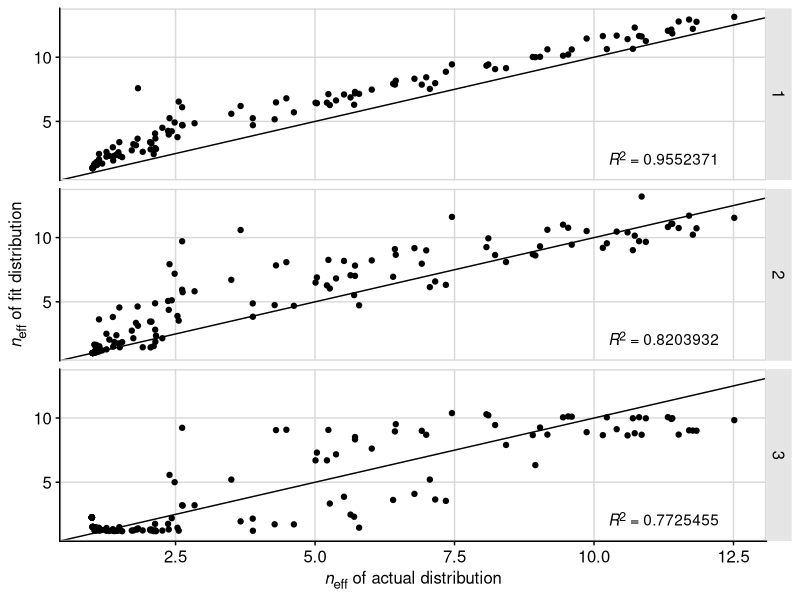
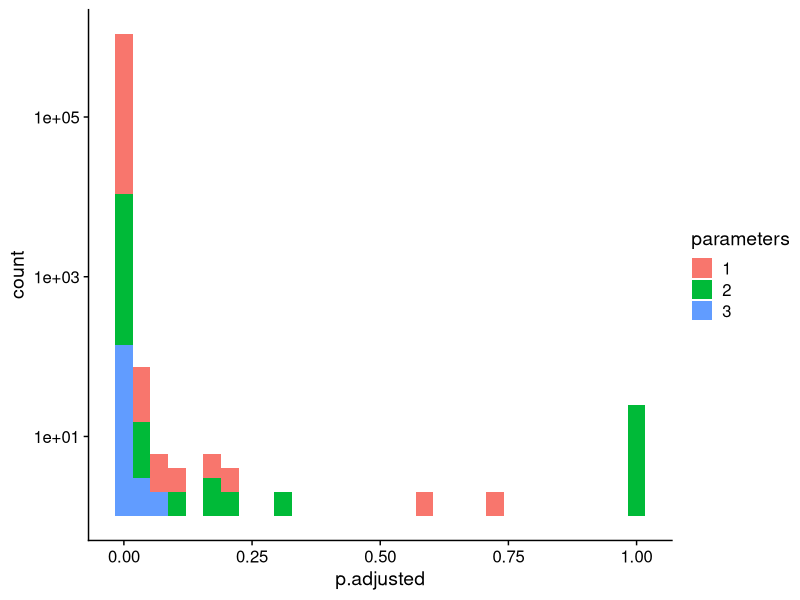
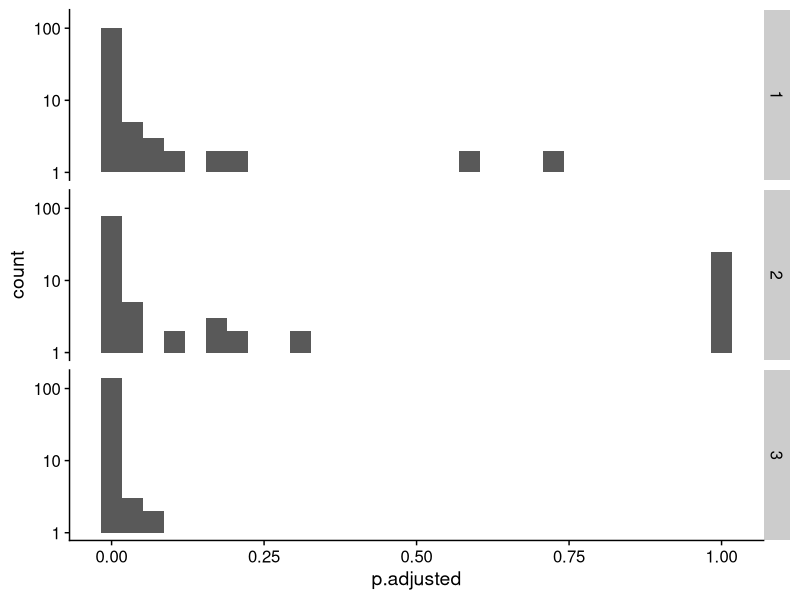

Generate these figures, in order, with R:
## ---- chunk 1
knitr::opts_chunk$set(echo = TRUE)
## ---- chunk 2
library(tidyverse)
library(stringr)
library(cowplot)
library(broom)
library(ggtext)
theme_set(theme_cowplot())

# mean chi square
# does one dist systematically fit better
# aic or lrt to see if increase in parameter is worth it
# distribution of chi square
## ---- chunk 3
# read in data
alignment <-read_csv("data/simulated/results_1B4T_A_evolved_split.csv", 
                     col_types = cols(.default = "c")) 

# tidy data used for null
alignment %>% 
  mutate(sequence = as.numeric(1:nrow(alignment)) ) %>% 
  gather(key = "site", value = "aa", 1:153) -> tidy_align  

tidy_align$site = as.numeric(tidy_align$site) 

## ---- chunk 4
# determine the number of each AA at each site
tidy_align %>% 
  group_by(site, aa) %>% 
  summarize(count = n()) -> site_aa_count

empty_counts <- tibble(aa = c('A', 'C', 'D', 'E', 'F', 'G', 'H', 'I', 'K', 'L', 'M', 
                              'N', 'P', 'Q', 'R', 'S', 'T', 'V', 'W', 'Y'), 
                           count = rep(0, 20))

# 1. First write a function that can take a data frame with amino acids at one site, and return a data frame with counts, including zeros.
count_by_site <- function(site_df) {
  site_df %>% 
    group_by(aa) %>% 
    summarize(count = n()) -> counts
  full_join(counts, anti_join(empty_counts, counts, by = 'aa'))
}

# 2. Then call that function for all sites and combine the resulting data frames.
tidy_align %>% 
  nest(data = -site) %>%
  mutate(counts = map(data, count_by_site)) %>%
  dplyr::select(-data) %>%   
  unnest(cols = c(counts)) -> all_count

## ---- chunk 5
# USING ONLY OBSERVED AA
# order aa by relative frequency
all_count %>%
  arrange(all_count$site, desc(count)) -> ordered_count

# make the categorical variable (aa) numerical (k) by numbering aa's 1-20 in order of freq
ordered_count %>%
  group_by(site) %>%
  mutate(k = as.numeric(1:20)) -> ordered_count

# remove aa with zero values
ordered_count %>%
  filter(count > 0) -> observed_aa

# count relative to most frequent - rescale to 1 for highly conserved sites
observed_aa %>%
  group_by(site) %>%
  mutate(rel_count = count/max(count)) -> observed_aa

# log-transformed data
observed_aa %>%
  mutate(ln_count = log(rel_count)) -> observed_aa 

## ---- chunk 6
# fit linear model to normalized, log-transformed data
# set intercept to 0, only fitting 1 parameter (slope)

observed_aa %>% 
  nest(data = -site) %>%
  mutate(fit = map(data, ~ lm(ln_count ~ 0 + k, data = .)),
         #intercept = map_dbl(fit, ~ (.)$coefficients[1]),
         slope_1 = map_dbl(fit, ~ (.)$coefficients[1])) %>% 
  select(-data, -fit) -> observed_fits_1
## ---- chunk 7
# fit linear model to normalized, log-transformed data
# fitting 2 parameters: slope and intercept

observed_aa %>% 
  nest(data = -site) %>%
  mutate(fit = map(data, ~ lm(ln_count ~ k, data = .)),
         intercept_2 = map_dbl(fit, ~ (.)$coefficients[1]),
         slope_2 = map_dbl(fit, ~ (.)$coefficients[2])) %>% 
  select(-data, -fit) -> observed_fits_2
## ---- chunk 8
# fit quadratic model to normalized, log-transformed data
# fitting 3 parameter: slope, slope^2, intercept
# use non-linear model, fit to all aa (add small value to zero counts)

# add a small constant to include aa with zero values
ordered_count %>%
  mutate(count = count + 0.000001) -> observed_aa_mod
ordered_count %>%
  mutate(count_mod = count + 0.000001) -> ordered_count_mod

# count relative to most frequent - rescale to 1 for highly conserved sites
observed_aa_mod %>%
  group_by(site) %>%
  mutate(rel_count = count/max(count)) -> observed_aa_mod

# log-transformed data
observed_aa_mod %>%
  mutate(ln_count = log(rel_count)) -> observed_aa_mod 

observed_aa_mod %>% 
  nest(data = -site) %>%
  mutate(fit = map(data, ~ lm(ln_count ~ k + I(k^2), data = .)),
         intercept_3 = map_dbl(fit, ~ (.)$coefficients[1]),
         slope_3 = map_dbl(fit, ~ (.)$coefficients[2]),
         sqr_slp_3 = map_dbl(fit, ~ (.)$coefficients[3])) %>% 
  select(-data, -fit) -> observed_fits_3


## ---- chunk 9
# combine dataframes of fits
observed_fits_1 %>%
  full_join(., observed_fits_2, by = "site") %>% 
  full_join(., observed_fits_3, by = "site") -> observed_fits

# add rel and ln counts to full dataframe
ordered_count %>%
  group_by(site) %>%
  mutate(rel_count = count/max(count)) -> ordered_count
ordered_count %>%
  mutate(ln_count = log(rel_count)) -> ordered_count

ordered_count %>% 
  left_join(observed_fits, by = "site") %>%
  mutate(est_dist_1 = slope_1*exp(k*slope_1)) -> ordered_count

ordered_count %>% 
  mutate(est_dist_2 = slope_2*exp(k*slope_2+intercept_2),
         est_dist_3 = slope_3*exp(k*slope_3 + k*k*sqr_slp_3 + 
                                    intercept_3)) -> ordered_count

# rescale to compare w raw count
ordered_count %>%
  group_by(site) %>%
  mutate(est_rel_1 = est_dist_1/sum(est_dist_1),
         est_rel_2 = est_dist_2/sum(est_dist_2),
         est_rel_3 = est_dist_3/sum(est_dist_3)) %>%
  mutate(est_count_1 = sum(count)*est_rel_1,
         est_count_2 = sum(count)*est_rel_2,
         est_count_3 = sum(count)*est_rel_3) -> ordered_count

## ---- chunk 10
# use raw count
ordered_count %>% 
  nest(data = -site) %>%
  ungroup() %>%
  mutate(chisq_1 = map(data, ~ sum(((.$count - .$est_count_1)^2)/.$est_count_1)),
         chisq_2 = map(data, ~ sum(((.$count - .$est_count_2)^2)/.$est_count_2)),
         chisq_3 = map(data, ~ sum(((.$count - .$est_count_3)^2)/.$est_count_3)),
         p_value_1 = map_dbl(chisq_1, ~ pchisq(., 18, lower.tail=FALSE)),
         p_value_2 = map_dbl(chisq_2, ~ pchisq(., 18, lower.tail=FALSE)),
         p_value_3 = map_dbl(chisq_3, ~ pchisq(., 18, lower.tail=FALSE))) %>% 
  select(-data) %>%
  mutate(p.adjusted_1 = p.adjust(p_value_1, method= "fdr"),
         p.adjusted_2 = p.adjust(p_value_2, method= "fdr"),
         p.adjusted_3 = p.adjust(p_value_3, method= "fdr")) -> chisq_results

chisq_results %>% 
  select(site, p.adjusted_1, p.adjusted_2, p.adjusted_3) -> chisq_results

pivot_longer(chisq_results, -site, names_to = "parameters_raw", 
             values_to = "p.adjusted") %>% 
  extract(parameters_raw, "parameters", "p.adjusted_(.*)", remove = T) -> chisq_results

chisq_results %>%
  mutate(result = "pass") -> chisq_results

# REMOVE conserved sites with a single aa
chisq_results %>% 
  filter(p.adjusted != "NaN") -> chisq_results

chisq_results$result[chisq_results$p.adjusted < 0.05] <- "fail"

## ---- chunk 11
# 124 sites; 105 fail (84.7%)
chisq_results %>% 
  filter(parameters == 1 & result == "fail") %>% nrow()

# 124 sites; 83 fail (66.9%)
chisq_results %>% 
  filter(parameters == 2 & result == "fail") %>% nrow()

# 153 sites; 144 fail (94.1%)
chisq_results %>% 
  filter(parameters == 3 & result == "fail") %>% nrow()

## ---- chunk 12
# eff aa for actual distribution
observed_aa %>%
  group_by(site) %>%
  mutate(frequency = (count)/sum(count)) -> site_aa_freq

site_aa_freq %>% 
  mutate(flnf = frequency*log(frequency)) %>%
  group_by(site) %>% 
  summarize(entropy = -sum(flnf),
            eff_aa = exp(entropy),
            n = length(unique(aa))) -> eff_aa_all

# eff aa for estimated distributions
ordered_count %>% 
  group_by(site) %>%
  mutate(freq_1 = (est_count_1)/sum(est_count_1),
         freq_2 = (est_count_2)/sum(est_count_2),
         freq_3 = (est_count_3)/sum(est_count_3)) %>% 
  select(site, aa, k, freq_1, freq_2, freq_3) -> site_aa_freq_2
site_aa_freq_2 %>% 
  mutate(flnf_1 = freq_1*log(freq_1),
         flnf_2 = freq_2*log(freq_2),
         flnf_3 = freq_3*log(freq_3)) %>%
  group_by(site) %>%
  summarize(entr_1 = -sum(flnf_1),
            entr_2 = -sum(flnf_2),
            entr_3 = -sum(flnf_3),
            eff_aa_est_1 = exp(entr_1),
            eff_aa_est_2 = exp(entr_2),
            eff_aa_est_3 = exp(entr_3)) -> eff_aa_all_est

eff_aa_all_est %>% 
  pivot_longer(c(entr_1, entr_2, entr_3), names_to = "parameters",
               values_to = "entropy_est") %>% 
  extract(parameters, "parameters", "entr_(.*)", remove = T) %>%
  select(site, parameters, entropy_est) -> sub1
  
eff_aa_all_est %>% 
  pivot_longer(c(eff_aa_est_1, eff_aa_est_2, eff_aa_est_3),
               names_to = "parameter",
               values_to = "eff_aa_est") %>% 
  extract(parameter, "parameters", "eff_aa_est_(.*)", remove = T) %>%
  select(site, parameters, eff_aa_est) -> sub2

full_join(sub1, sub2, by = c("site", "parameters")) -> eff_aa_est

left_join(eff_aa_all, eff_aa_est, by = "site") -> compare_eff_aa


## ---- chunk 13

rsq <- function (x, y) { cor(x, y) ^ 2 }

compare_eff_aa %>% 
  filter(parameters == 1 & !is.na(eff_aa_est)) -> compare_p1

rsq(compare_p1$eff_aa, compare_p1$eff_aa_est) # 0.9552371

compare_eff_aa %>% 
  filter(parameters == 2 & !is.na(eff_aa_est)) -> compare_p2

rsq(compare_p2$eff_aa, compare_p2$eff_aa_est) # 0.8203932

compare_eff_aa %>% 
  filter(parameters == 3 & !is.na(eff_aa_est)) -> compare_p3

rsq(compare_p3$eff_aa, compare_p3$eff_aa_est) # 0.7725455

## ---- chunk 14

dat_text <- data.frame( label = c("*R*<sup>2</sup> = 0.9552371", 
                                  "*R*<sup>2</sup> = 0.8203932", 
                                  "*R*<sup>2</sup> = 0.7725455"),
                        parameters = c(1, 2, 3),
                        x = c(11.25, 11.25, 11.25),
                        y = c(2, 2, 2))

# compare_eff_aa %>% 
#   mutate(label = case_when(parameters == 1 ~ "*R*<sup>2</sup> = 0.9552371",
#                            parameters == 2 ~ "*R*<sup>2</sup> = 0.8203932",
#                            parameters == 3 ~ "*R*<sup>2</sup> = 0.7725455")) -> compare_eff_aa

ggplot(compare_eff_aa, 
       aes(x=eff_aa, y=eff_aa_est)) + 
  geom_point() +
  geom_abline(slope = 1, intercept = 0) + 
  labs(x = "*n*<sub>eff</sub> of actual distribution", 
       y = "*n*<sub>eff</sub> of fit distribution") +
  #geom_richtext(data = dat_text, aes(label = label)) #+
  geom_richtext(data = dat_text, 
                aes(x = x, y = y,label = label),
                label.color = NA,
                inherit.aes = FALSE) +
  facet_grid(vars(parameters)) + 
  theme_cowplot(12, rel_small = 1) +
  panel_border() +
  background_grid() +
  theme(
    axis.title.x = element_markdown(),
    axis.title.y = element_markdown(),
    strip.background = element_rect(fill = "gray90")) -> fig6

fig6

save_plot("figure6.png", fig6, ncol = 1, nrow = 1, base_height = 5,
          base_asp = 1.618, base_width = NULL)

## ---- chunk 15
chisq_results %>% 
  ggplot(aes(x = p.adjusted, fill = parameters)) +
  geom_histogram() +
  #facet_wrap(vars(parameters)) #+
  scale_y_log10() 

chisq_results %>% 
  ggplot(aes(x = p.adjusted)) +
  geom_histogram() +
  facet_grid(vars(parameters)) +
  scale_y_log10()



